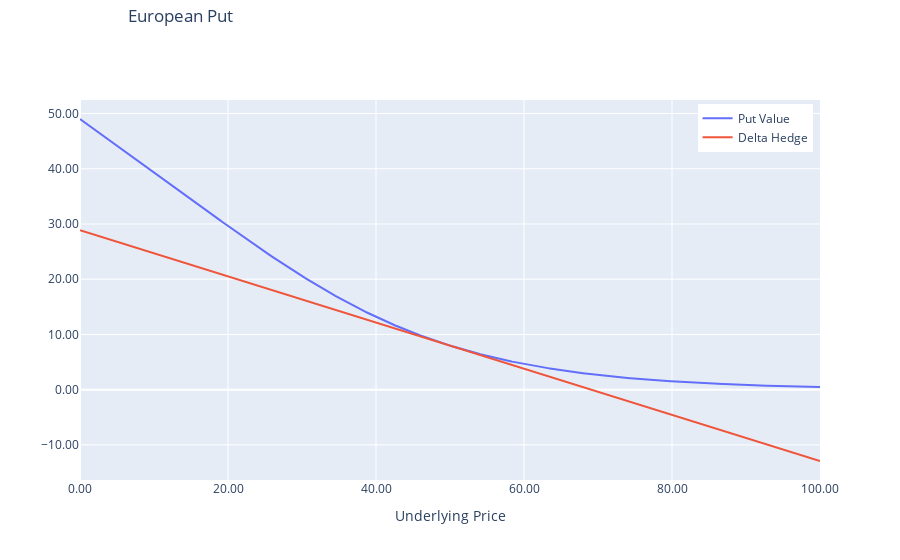

The notebook cell saved with this chart:
### Code cell
import plotly.graph_objects as go

name = 'Put Value'
text = 'European Put'
bs_values = bs_values_put
leverage_values = leverage_values_p

fig = go.Figure()
fig.add_trace(go.Scatter(x=S, y=bs_values, mode="lines", name=name))
fig.add_trace(go.Scatter(x=S, y=leverage_values, mode="lines", name="Delta Hedge")        )
fig.update_layout(hovermode="x unified")
fig.update_yaxes(title=None)
fig.update_layout(yaxis_tickformat=",.2f", xaxis_tickformat=",.2f")
fig.update_xaxes(title="Underlying Price")
fig.update_layout(
    title={
        "text": text,
        "y": 0.96,
        "x": 0.2,
        "xanchor": "center",
        "yanchor": "bottom",
    }
)
fig.update_layout(legend=dict(yanchor="top", y=0.99, xanchor="right", x=0.99))
fig.show()

### Figure 1 — Plotly figure (JSON) as saved in the notebook; plotly's stock layout.template omitted (floating-point values rounded to 4 significant figures; data arrays with more than 128 entries replaced by an {"elided": "..."} marker saying what was removed)
{"data": [{"mode": "lines", "name": "Put Value", "type": "scatter", "x": {"elided": "1001 float values"}, "y": {"elided": "1001 float values"}}, {"mode": "lines", "name": "Delta Hedge", "type": "scatter", "x": {"elided": "1001 float values"}, "y": {"elided": "1001 float values"}}], "layout": {"hovermode": "x unified", "legend": {"x": 0.99, "xanchor": "right", "y": 0.99, "yanchor": "top"}, "title": {"text": "European Put", "x": 0.2, "xanchor": "center", "y": 0.96, "yanchor": "bottom"}, "xaxis": {"tickformat": ",.2f", "title": {"text": "Underlying Price"}}, "yaxis": {"tickformat": ",.2f", "title": {}}}}
